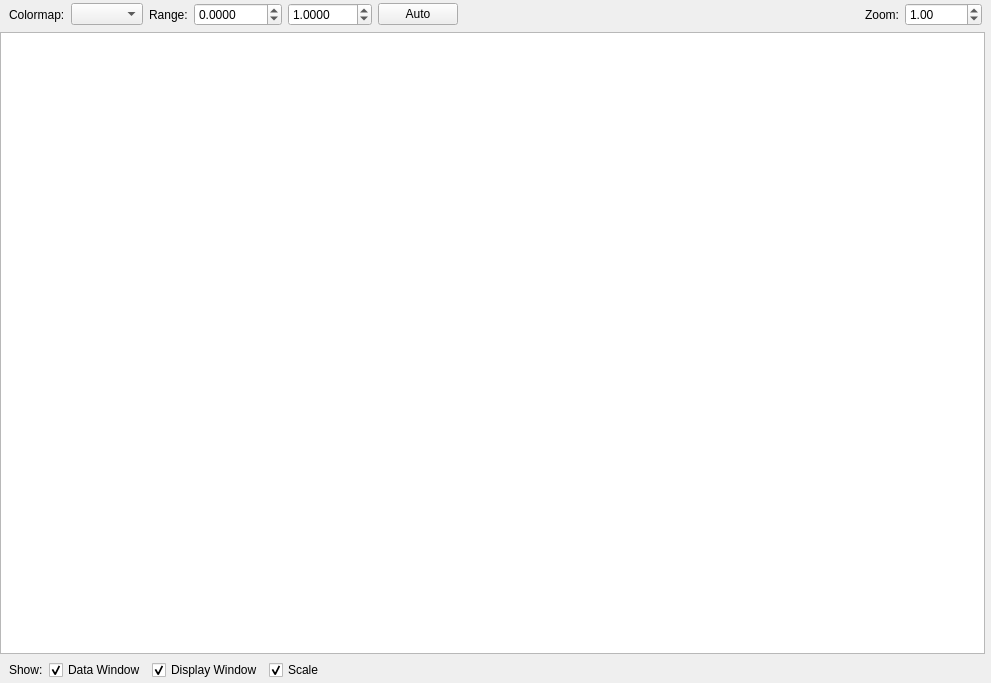
<?xml version="1.0" encoding="UTF-8"?>
<ui version="4.0">
 <class>YFramebufferWidget</class>
 <widget class="QWidget" name="YFramebufferWidget">
  <property name="geometry">
   <rect>
    <x>0</x>
    <y>0</y>
    <width>991</width>
    <height>683</height>
   </rect>
  </property>
  <property name="windowTitle">
   <string>Form</string>
  </property>
  <layout class="QVBoxLayout" name="verticalLayout">
   <property name="leftMargin">
    <number>0</number>
   </property>
   <property name="topMargin">
    <number>3</number>
   </property>
   <property name="rightMargin">
    <number>0</number>
   </property>
   <property name="bottomMargin">
    <number>3</number>
   </property>
   <item>
    <layout class="QHBoxLayout" name="horizontalLayout">
     <property name="leftMargin">
      <number>9</number>
     </property>
     <property name="topMargin">
      <number>0</number>
     </property>
     <property name="rightMargin">
      <number>9</number>
     </property>
     <item>
      <widget class="QLabel" name="label_3">
       <property name="text">
        <string>Colormap:</string>
       </property>
      </widget>
     </item>
     <item>
      <widget class="QComboBox" name="cbColormap">
       <property name="sizePolicy">
        <sizepolicy hsizetype="Preferred" vsizetype="Fixed">
         <horstretch>0</horstretch>
         <verstretch>0</verstretch>
        </sizepolicy>
       </property>
      </widget>
     </item>
     <item>
      <widget class="QLabel" name="label">
       <property name="text">
        <string>Range:</string>
       </property>
      </widget>
     </item>
     <item>
      <widget class="QDoubleSpinBox" name="sbMinValue">
       <property name="decimals">
        <number>4</number>
       </property>
       <property name="minimum">
        <double>-9999.000000000000000</double>
       </property>
       <property name="maximum">
        <double>1.000000000000000</double>
       </property>
       <property name="singleStep">
        <double>0.010000000000000</double>
       </property>
       <property name="value">
        <double>0.000000000000000</double>
       </property>
      </widget>
     </item>
     <item>
      <widget class="QDoubleSpinBox" name="sbMaxValue">
       <property name="decimals">
        <number>4</number>
       </property>
       <property name="minimum">
        <double>0.000000000000000</double>
       </property>
       <property name="maximum">
        <double>9999.000000000000000</double>
       </property>
       <property name="singleStep">
        <double>0.010000000000000</double>
       </property>
       <property name="value">
        <double>1.000000000000000</double>
       </property>
      </widget>
     </item>
     <item>
      <widget class="QPushButton" name="buttonAuto">
       <property name="text">
        <string>Auto</string>
       </property>
      </widget>
     </item>
     <item>
      <spacer name="horizontalSpacer_2">
       <property name="orientation">
        <enum>Qt::Horizontal</enum>
       </property>
       <property name="sizeHint" stdset="0">
        <size>
         <width>40</width>
         <height>20</height>
        </size>
       </property>
      </spacer>
     </item>
     <item>
      <widget class="QLabel" name="label_4">
       <property name="text">
        <string>Zoom:</string>
       </property>
      </widget>
     </item>
     <item>
      <widget class="QDoubleSpinBox" name="sbZoomLevel">
       <property name="minimum">
        <double>0.010000000000000</double>
       </property>
       <property name="maximum">
        <double>10000.000000000000000</double>
       </property>
       <property name="singleStep">
        <double>0.100000000000000</double>
       </property>
       <property name="value">
        <double>1.000000000000000</double>
       </property>
      </widget>
     </item>
    </layout>
   </item>
   <item>
    <layout class="QHBoxLayout" name="horizontalLayout_2">
     <item>
      <widget class="GraphicsView" name="graphicsView"/>
     </item>
     <item>
      <widget class="ScaleWidget" name="scaleWidget" native="true"/>
     </item>
    </layout>
   </item>
   <item>
    <layout class="QHBoxLayout" name="horizontalLayout_3">
     <property name="leftMargin">
      <number>9</number>
     </property>
     <property name="rightMargin">
      <number>9</number>
     </property>
     <item>
      <widget class="QLabel" name="label_2">
       <property name="text">
        <string>Show:</string>
       </property>
      </widget>
     </item>
     <item>
      <widget class="QCheckBox" name="cbShowDataWindow">
       <property name="text">
        <string>Data Window</string>
       </property>
       <property name="checked">
        <bool>true</bool>
       </property>
      </widget>
     </item>
     <item>
      <widget class="QCheckBox" name="cbShowDisplayWindow">
       <property name="text">
        <string>Display Window</string>
       </property>
       <property name="checked">
        <bool>true</bool>
       </property>
      </widget>
     </item>
     <item>
      <widget class="QCheckBox" name="cbScale">
       <property name="text">
        <string>Scale</string>
       </property>
       <property name="checked">
        <bool>true</bool>
       </property>
      </widget>
     </item>
     <item>
      <spacer name="horizontalSpacer">
       <property name="orientation">
        <enum>Qt::Horizontal</enum>
       </property>
       <property name="sizeHint" stdset="0">
        <size>
         <width>40</width>
         <height>20</height>
        </size>
       </property>
      </spacer>
     </item>
    </layout>
   </item>
  </layout>
 </widget>
 <customwidgets>
  <customwidget>
   <class>GraphicsView</class>
   <extends>QGraphicsView</extends>
   <header>view/GraphicsView.h</header>
   <slots>
    <signal>zoomLevelChanged(double)</signal>
    <slot>setZoomLevel(double)</slot>
   </slots>
  </customwidget>
  <customwidget>
   <class>ScaleWidget</class>
   <extends>QWidget</extends>
   <header>view/ScaleWidget.h</header>
   <container>1</container>
  </customwidget>
 </customwidgets>
 <resources/>
 <connections>
  <connection>
   <sender>sbZoomLevel</sender>
   <signal>valueChanged(double)</signal>
   <receiver>graphicsView</receiver>
   <slot>setZoomLevel(double)</slot>
   <hints>
    <hint type="sourcelabel">
     <x>759</x>
     <y>20</y>
    </hint>
    <hint type="destinationlabel">
     <x>723</x>
     <y>97</y>
    </hint>
   </hints>
  </connection>
  <connection>
   <sender>graphicsView</sender>
   <signal>zoomLevelChanged(double)</signal>
   <receiver>sbZoomLevel</receiver>
   <slot>setValue(double)</slot>
   <hints>
    <hint type="sourcelabel">
     <x>534</x>
     <y>151</y>
    </hint>
    <hint type="destinationlabel">
     <x>745</x>
     <y>14</y>
    </hint>
   </hints>
  </connection>
 </connections>
</ui>
